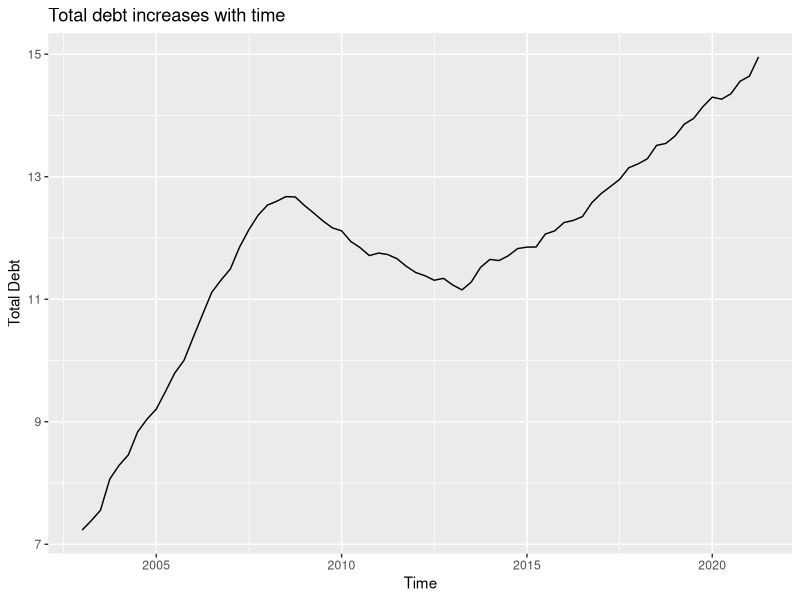
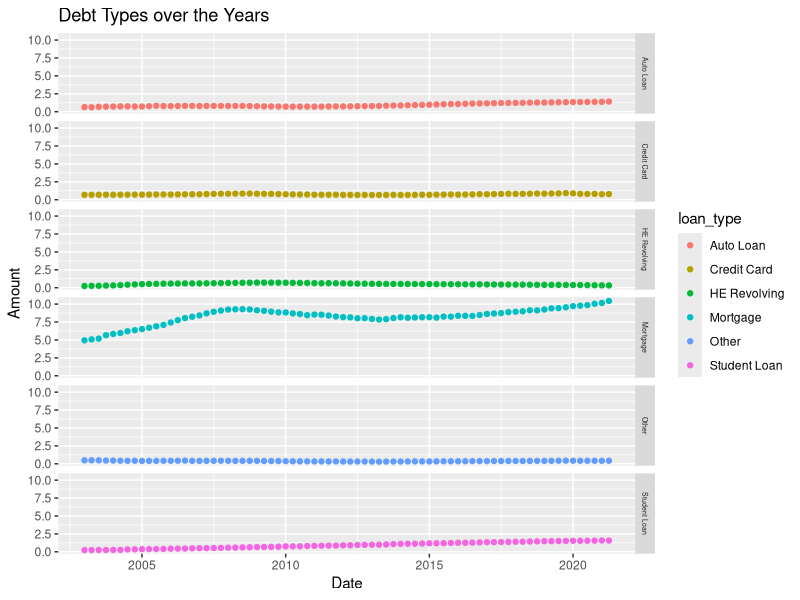
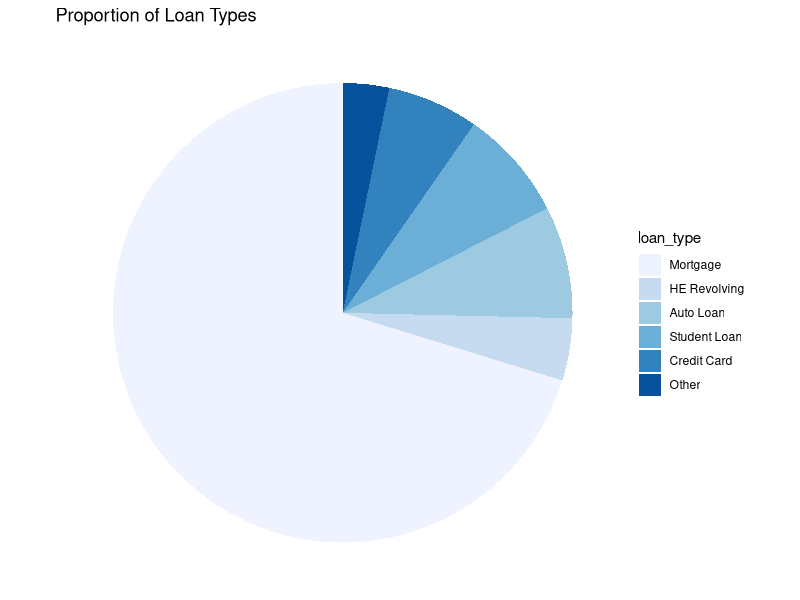

Write the R code that produced these figures, in order.
## ---- chunk 1
#| label: setup
#| warning: false
#| message: false

library(tidyverse)
library(ggplot2)
library(readxl)
library(skimr)
library(lubridate)

knitr::opts_chunk$set(echo = TRUE, warning=FALSE, message=FALSE)
## ---- chunk 2
#| label: reading in the data

debt <- read_excel("_data/debt_in_trillions.xlsx")

## ---- chunk 3
#| label: data description

skim(debt)

## ---- chunk 4
#| label: tidying the data

debt_final <-debt %>%
  mutate(date = parse_date_time(`Year and Quarter`, 
                           orders="yq"))
## ---- chunk 5
#| label: time dependent visualization 1

ggplot(data=debt_final) +
  geom_line(aes(x=date, y=Total)) + labs(title = "Total debt increases with time", x = "Time", y = "Total Debt") 

## ---- chunk 6
#| label: time dependent visualization 2
debt_long <- debt_final %>%
  pivot_longer(cols = Mortgage:Other, names_to = "loan_type", values_to = "totals") %>%
  select(-Total) %>% mutate(loan_type = as.factor(loan_type))

ggplot(debt_long, aes(x = date,y = totals,color = loan_type)) + geom_point() + facet_grid(rows = vars(loan_type)) + labs(title = "Debt Types over the Years", x = "Date", y = "Amount") + theme(strip.text = element_text(size = 5))

## ---- chunk 7
#| label: part-whole visualization

debt_long <- debt_long %>% 
  mutate(loan_type = fct_relevel(loan_type, "Mortgage", "HE Revolving",
                            "Auto Loan", "Student Loan",  
                            "Credit Card","Other")) %>%
  mutate(perc = totals/ sum(totals))

ggplot(debt_long, aes(x="", y=totals, fill=loan_type)) +
  geom_bar(stat="identity", width=1) +
  coord_polar("y", start=0) + labs(title = "Proportion of Loan Types", x = "Date", y = "Amount") + theme_void() + scale_fill_brewer(palette="Blues") 

